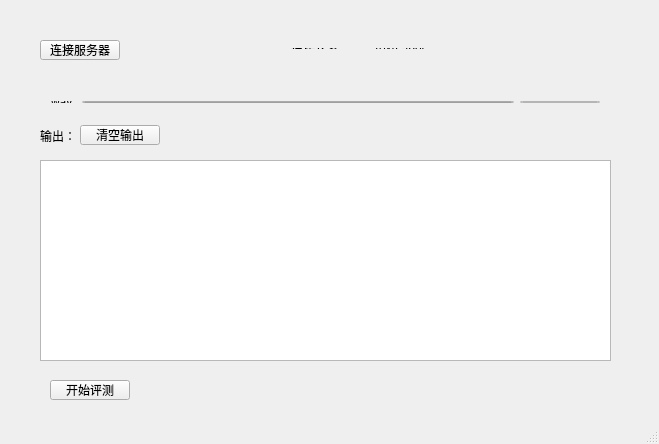
<?xml version="1.0" encoding="UTF-8"?>
<ui version="4.0">
 <class>MainWindow</class>
 <widget class="QMainWindow" name="MainWindow">
  <property name="geometry">
   <rect>
    <x>0</x>
    <y>0</y>
    <width>659</width>
    <height>444</height>
   </rect>
  </property>
  <property name="windowTitle">
   <string>MainWindow</string>
  </property>
  <widget class="QWidget" name="centralWidget">
   <widget class="QPushButton" name="pushButton">
    <property name="geometry">
     <rect>
      <x>50</x>
      <y>380</y>
      <width>80</width>
      <height>20</height>
     </rect>
    </property>
    <property name="text">
     <string>开始评测</string>
    </property>
   </widget>
   <widget class="QPushButton" name="pushButton_3">
    <property name="geometry">
     <rect>
      <x>40</x>
      <y>40</y>
      <width>80</width>
      <height>20</height>
     </rect>
    </property>
    <property name="text">
     <string>连接服务器</string>
    </property>
   </widget>
   <widget class="QTextEdit" name="textEdit">
    <property name="geometry">
     <rect>
      <x>40</x>
      <y>160</y>
      <width>571</width>
      <height>201</height>
     </rect>
    </property>
   </widget>
   <widget class="QLabel" name="label_2">
    <property name="geometry">
     <rect>
      <x>40</x>
      <y>130</y>
      <width>54</width>
      <height>12</height>
     </rect>
    </property>
    <property name="text">
     <string>输出：</string>
    </property>
   </widget>
   <widget class="QPushButton" name="pushButton_4">
    <property name="geometry">
     <rect>
      <x>80</x>
      <y>125</y>
      <width>80</width>
      <height>20</height>
     </rect>
    </property>
    <property name="text">
     <string>清空输出</string>
    </property>
   </widget>
   <widget class="QWidget" name="">
    <property name="geometry">
     <rect>
      <x>40</x>
      <y>90</y>
      <width>571</width>
      <height>24</height>
     </rect>
    </property>
    <layout class="QHBoxLayout" name="horizontalLayout">
     <item>
      <widget class="QLabel" name="label">
       <property name="text">
        <string>wav:</string>
       </property>
      </widget>
     </item>
     <item>
      <widget class="QLineEdit" name="lineEdit"/>
     </item>
     <item>
      <widget class="QPushButton" name="pushButton_2">
       <property name="text">
        <string>PushButton</string>
       </property>
      </widget>
     </item>
    </layout>
   </widget>
   <widget class="QWidget" name="">
    <property name="geometry">
     <rect>
      <x>280</x>
      <y>37</y>
      <width>331</width>
      <height>23</height>
     </rect>
    </property>
    <layout class="QHBoxLayout" name="horizontalLayout_2" stretch="1,3">
     <item>
      <widget class="QLabel" name="label_3">
       <property name="text">
        <string>连接状态：</string>
       </property>
      </widget>
     </item>
     <item>
      <widget class="QLabel" name="label_4">
       <property name="text">
        <string>TextLabel</string>
       </property>
      </widget>
     </item>
    </layout>
   </widget>
   <widget class="QWidget" name="">
    <property name="geometry">
     <rect>
      <x>290</x>
      <y>380</y>
      <width>321</width>
      <height>20</height>
     </rect>
    </property>
    <layout class="QHBoxLayout" name="horizontalLayout_3" stretch="1,3">
     <item>
      <widget class="QLabel" name="label_5">
       <property name="text">
        <string>得分：</string>
       </property>
      </widget>
     </item>
     <item>
      <widget class="QLabel" name="label_6">
       <property name="text">
        <string>TextLabel</string>
       </property>
      </widget>
     </item>
    </layout>
   </widget>
  </widget>
  <widget class="QStatusBar" name="statusBar"/>
 </widget>
 <layoutdefault spacing="6" margin="11"/>
 <resources/>
 <connections/>
</ui>
